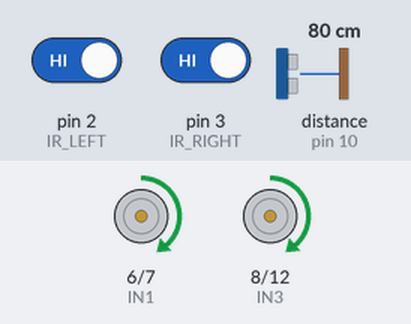
A sketch run on a simulated Arduino Uno, built with avr-gcc and run on an emulated ATmega328P. On the bench: motor-driver pin pairs drawn as motors (green arrow = first pin HIGH = forward, orange = second pin HIGH = backward, longer = more drive, scaled by the enable pin). Wiring (inferred from the names in the program): ultrasonic range finder: trigger pin 9; echo pin 10. Inputs (shaded band) come from the test bench; at power-on: distance to the obstacle (sensor on pin 10) 80 cm, pin 2 (IR_LEFT) HIGH, pin 3 (IR_RIGHT) HIGH. The echo pulse lasts 58.3 µs per cm; what the sketch prints to the serial monitor is not drawn.

Above: at 2.2 s.
2.3 s: distance to the obstacle (sensor on pin 10) set to 22 cm
3.8 s: distance to the obstacle (sensor on pin 10) set to 17 cm
At 5.2 s:
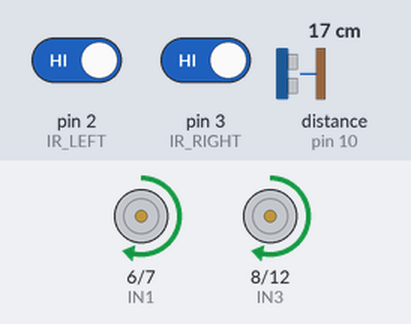
6.8 s: distance to the obstacle (sensor on pin 10) set to 35 cm
9.8 s: pin 2 (IR_LEFT) driven LOW
At 11.0 s:
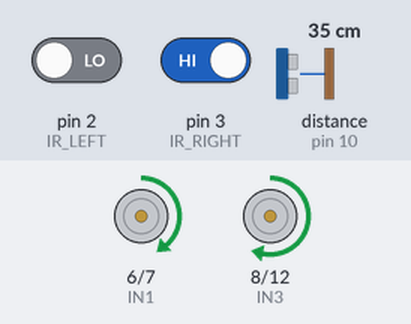
11.3 s: pin 2 (IR_LEFT) driven HIGH
At 12.0 s:
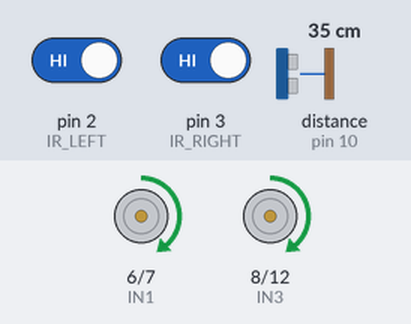
12.8 s: pin 3 (IR_RIGHT) driven LOW
At 13.6 s:
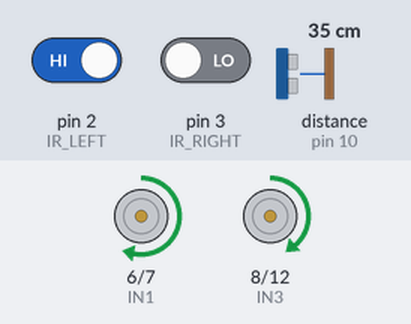
Timing chart, 0 to 15.3 s (numbered marks = the images above; inputs shaded):
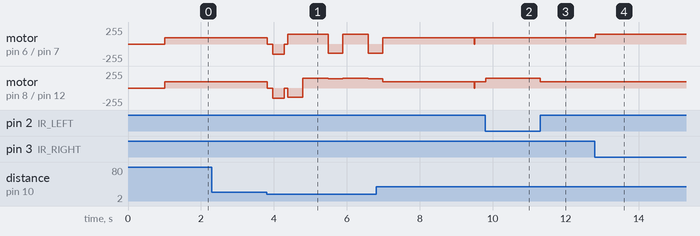

The sketch:

line_following_robot.ino
```cpp
/*
 * Line-Following + Obstacle-Avoidance Robot
 * ------------------------------------------
 * Two IR sensors underneath track a black line on a light floor.
 * An HC-SR04 on the front watches for obstacles. When something gets
 * in the way, the robot leaves the line, drives around it, and hunts
 * until it finds the line again.
 *
 * Board:  Arduino Uno
 * Driver: L298N dual H-bridge
 *
 * Jashan Multani
 */

// ---------------------------------------------------------------- pins
const uint8_t IR_LEFT   = 2;   // LOW  = over the line
const uint8_t IR_RIGHT  = 3;
const uint8_t TRIG_PIN  = 9;
const uint8_t ECHO_PIN  = 10;

const uint8_t ENA = 5;         // left motor speed  (PWM)
const uint8_t IN1 = 6;
const uint8_t IN2 = 7;
const uint8_t ENB = 11;        // right motor speed (PWM)
const uint8_t IN3 = 8;
const uint8_t IN4 = 12;

// ------------------------------------------------------------- tuning
// These are the values that took the most iterations to land on.
// Every chassis is different — expect to retune SPEED and the turn
// durations if your motors or wheels aren't the same as mine.
const uint8_t SPEED_CRUISE   = 150;  // straight-line speed (0-255)
const uint8_t SPEED_CORRECT  =  95;  // inside wheel while correcting
const uint8_t SPEED_PIVOT    = 140;  // both wheels during a pivot

const int  OBSTACLE_CM       = 18;   // trigger distance for avoidance
const int  SENSOR_MAX_CM     = 200;  // ignore readings beyond this

const int  BACKUP_MS         = 320;  // reverse away from the obstacle
const int  PIVOT_MS          = 400;  // ~90 degrees on my chassis
const int  BYPASS_MS         = 700;  // drive alongside the obstacle
const int  SEARCH_TIMEOUT_MS = 2500; // give up hunting and stop

// -------------------------------------------------------------- setup
void setup() {
  pinMode(IR_LEFT,  INPUT);
  pinMode(IR_RIGHT, INPUT);
  pinMode(TRIG_PIN, OUTPUT);
  pinMode(ECHO_PIN, INPUT);

  pinMode(ENA, OUTPUT); pinMode(IN1, OUTPUT); pinMode(IN2, OUTPUT);
  pinMode(ENB, OUTPUT); pinMode(IN3, OUTPUT); pinMode(IN4, OUTPUT);

  Serial.begin(9600);
  halt();
  delay(1000);               // breathing room before it bolts off the table
}

// --------------------------------------------------------- motor prims
void drive(int leftSpeed, int rightSpeed) {
  // negative speed = that side runs backwards
  digitalWrite(IN1, leftSpeed  >= 0); digitalWrite(IN2, leftSpeed  <  0);
  digitalWrite(IN3, rightSpeed >= 0); digitalWrite(IN4, rightSpeed <  0);
  analogWrite(ENA, constrain(abs(leftSpeed),  0, 255));
  analogWrite(ENB, constrain(abs(rightSpeed), 0, 255));
}

void halt() { drive(0, 0); }

// ------------------------------------------------------------ sensing
bool onLine(uint8_t pin) { return digitalRead(pin) == LOW; }

int distanceCm() {
  digitalWrite(TRIG_PIN, LOW);  delayMicroseconds(2);
  digitalWrite(TRIG_PIN, HIGH); delayMicroseconds(10);
  digitalWrite(TRIG_PIN, LOW);

  // 25 ms ceiling keeps a missing echo from stalling the control loop
  unsigned long echo = pulseIn(ECHO_PIN, HIGH, 25000UL);
  if (echo == 0) return SENSOR_MAX_CM;      // nothing came back
  return (int)(echo * 0.0343 / 2.0);
}

// -------------------------------------------------------- line follow
void followLine() {
  bool left  = onLine(IR_LEFT);
  bool right = onLine(IR_RIGHT);

  if (left && right) {
    drive(SPEED_CRUISE, SPEED_CRUISE);           // dead centre
  } else if (left && !right) {
    drive(SPEED_CORRECT, SPEED_CRUISE);          // drifting right, ease left
  } else if (!left && right) {
    drive(SPEED_CRUISE, SPEED_CORRECT);          // drifting left, ease right
  } else {
    // Both sensors off the line. Creep forward rather than stopping —
    // most of the time this is a gap in the tape, not a lost line.
    drive(SPEED_CORRECT, SPEED_CORRECT);
  }
}

// ---------------------------------------------------- obstacle bypass
void pivotLeft()  { drive(-SPEED_PIVOT,  SPEED_PIVOT); delay(PIVOT_MS); }
void pivotRight() { drive( SPEED_PIVOT, -SPEED_PIVOT); delay(PIVOT_MS); }

void avoidObstacle() {
  halt();                        delay(150);
  drive(-SPEED_CRUISE, -SPEED_CRUISE); delay(BACKUP_MS);
  halt();                        delay(100);

  pivotRight();                                  // turn off the line
  drive(SPEED_CRUISE, SPEED_CRUISE); delay(BYPASS_MS);   // go alongside it
  pivotLeft();                                   // aim back across
  drive(SPEED_CRUISE, SPEED_CRUISE); delay(BYPASS_MS);
  pivotLeft();                                   // point at the line again

  findLine();
}

// Crawl forward until a sensor sees the line, or give up so the robot
// doesn't wander off into the room forever.
void findLine() {
  unsigned long start = millis();
  while (millis() - start < SEARCH_TIMEOUT_MS) {
    if (onLine(IR_LEFT) || onLine(IR_RIGHT)) return;
    drive(SPEED_CORRECT, SPEED_CORRECT);
    delay(20);
  }
  halt();
  Serial.println(F("lost the line — stopping"));
}

// --------------------------------------------------------------- loop
void loop() {
  if (distanceCm() <= OBSTACLE_CM) {
    avoidObstacle();
  } else {
    followLine();
  }
  delay(15);   // small settle so the IR reads aren't noisy
}
```

Measured:
- the behaviour switches between 20 and 19 cm on distance to the obstacle (sensor on pin 10) (found by bisection; images 0 and 1)
- after the input at 2.3 s, every drawn part: stays the same
- after the input at 9.8 s, motor on pin 8 (IN3) / pin 12 (IN4): forward 95/255 → forward 150/255 at once
- after the input at 11.3 s, motor on pin 8 (IN3) / pin 12 (IN4): forward 150/255 → forward 95/255 at once
- after the input at 12.8 s, motor on pin 6 (IN1) / pin 7 (IN2): forward 95/255 → forward 150/255 at once
